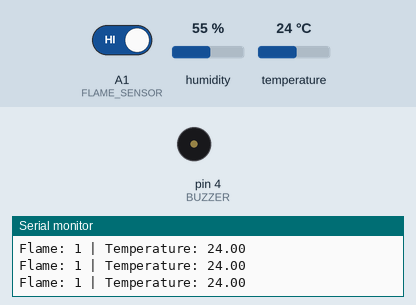
This sketch was run on a simulated Arduino Uno, built with avr-gcc and run on an emulated ATmega328P. On the bench: buzzer (waves = sounding), the last lines printed to the serial monitor. The test bench sets the inputs (shaded band); at power-on: A1 (FLAME_SENSOR) HIGH, humidity 55 %, temperature 24 °C.

Above: at 1.8 s.
1.9 s: A1 (FLAME_SENSOR) driven LOW
At 2.6 s:
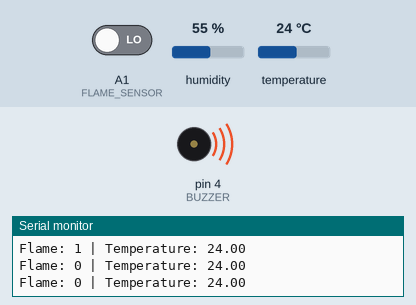
Timing chart, 0 to 4.9 s (numbered marks = the images above; inputs shaded):
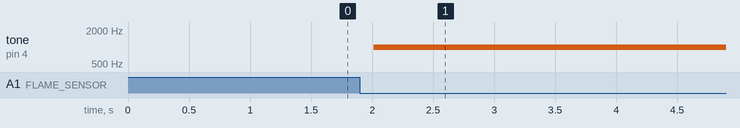

Measured:
- after the input at 1.9 s, tone on pin 4 (BUZZER): silent → 1000 Hz after 0.11 s

The sketch:

flame_temp_alarm.ino
```cpp
#include <DHT.h>

#define DHTPIN 3          // Пин датчика DHT22
#define DHTTYPE DHT22     // Тип датчика DHT22
DHT dht(DHTPIN, DHTTYPE);

#define FLAME_SENSOR A1   // KY-026 (A0 или D0)
#define BUZZER 4          // Пассивная пьезопищалка

void setup() {
  pinMode(FLAME_SENSOR, INPUT);
  pinMode(BUZZER, OUTPUT);
  Serial.begin(9600);
  dht.begin();
}

void loop() {
  int flame = digitalRead(FLAME_SENSOR);  // 0 = огонь обнаружен
  float temp = dht.readTemperature();     // Читаем температуру

  Serial.print("Flame: ");
  Serial.print(flame);
  Serial.print(" | Temperature: ");
  Serial.println(temp);

  if (flame == 0 || temp > 50) { // Если есть пламя или высокая температура
    tone(BUZZER, 1000);  // Включить пищалку (1000 Гц)
             // Ждем 2 сек
  }

  delay(500); // Маленькая задержка для снижения нагрузки
}
```
